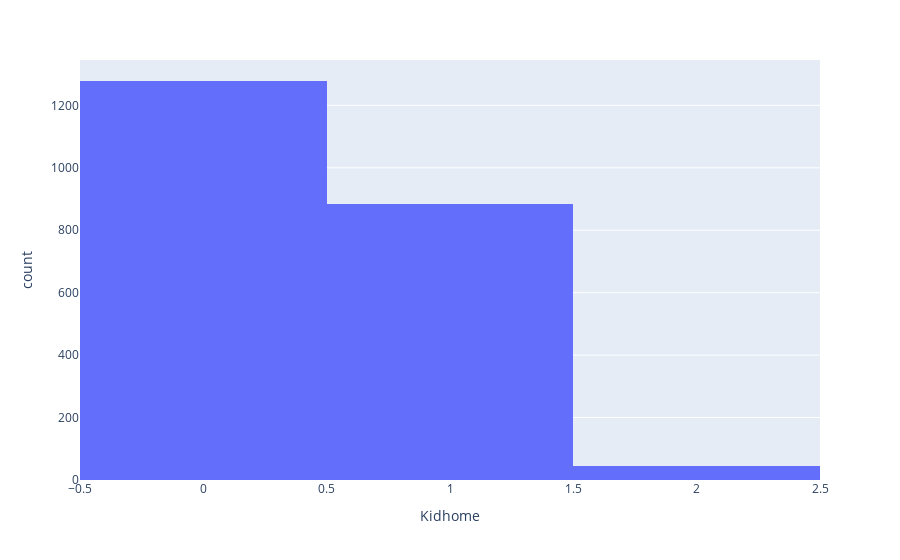

Source (notebook cell):
### Markdown cell above
This plot shows the distribution of the number of children in households. It helps to see the number of households with 0 children, 1 child, 2 children, etc.

### Code cell
# Plot the distribution of number of children in household
fig6 = px.histogram(df, x='Kidhome')
fig6.show()

### Figure 1 — Plotly figure (JSON) as saved in the notebook; plotly's stock layout.template omitted (floating-point values rounded to 4 significant figures; data arrays with more than 128 entries replaced by an {"elided": "..."} marker saying what was removed)
{"data": [{"alignmentgroup": "True", "bingroup": "x", "hovertemplate": "Kidhome=%{x}<br>count=%{y}<extra></extra>", "legendgroup": "", "marker": {"color": "#636efa", "pattern": {"shape": ""}}, "name": "", "offsetgroup": "", "orientation": "v", "showlegend": false, "type": "histogram", "x": {"elided": "2208 int values"}, "xaxis": "x", "yaxis": "y"}], "layout": {"barmode": "relative", "legend": {"tracegroupgap": 0}, "margin": {"t": 60}, "xaxis": {"anchor": "y", "domain": [0, 1], "title": {"text": "Kidhome"}}, "yaxis": {"anchor": "x", "domain": [0, 1], "title": {"text": "count"}}}}
